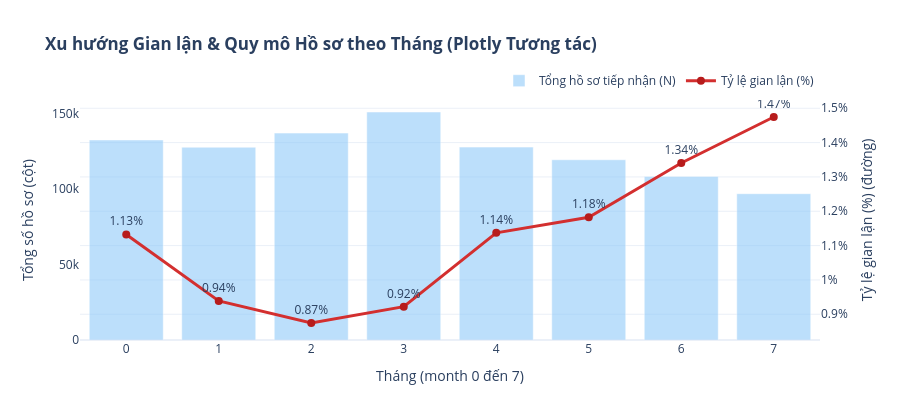

The cell this chart's notebook holds for it:
### Code cell
# Biểu đồ tương tác Plotly: Xu hướng gian lận & Số lượng hồ sơ theo từng tháng (Dual-axis)
monthly_summary = df.groupby('month')[target_col].agg(
    Tong_Ho_So='count',
    So_Ca_Gian_Lan='sum',
    Ty_Le_Gian_Lan='mean'
).reset_index()
monthly_summary['Ty_Le_Gian_Lan (%)'] = monthly_summary['Ty_Le_Gian_Lan'] * 100

fig_monthly = go.Figure()

# Cột: Tổng số hồ sơ tiếp nhận theo tháng
fig_monthly.add_trace(go.Bar(
    x=monthly_summary['month'],
    y=monthly_summary['Tong_Ho_So'],
    name='Tổng hồ sơ tiếp nhận (N)',
    marker_color='#90CAF9',
    opacity=0.6,
    yaxis='y'
))

# Đường: Tỷ lệ gian lận (%)
fig_monthly.add_trace(go.Scatter(
    x=monthly_summary['month'],
    y=monthly_summary['Ty_Le_Gian_Lan (%)'],
    name='Tỷ lệ gian lận (%)',
    mode='lines+markers+text',
    text=[f"{r:.2f}%" for r in monthly_summary['Ty_Le_Gian_Lan (%)']],
    textposition='top center',
    line=dict(color='#D32F2F', width=3),
    marker=dict(size=8, color='#B71C1C'),
    yaxis='y2'
))

fig_monthly.update_layout(
    title='<b>Xu hướng Gian lận & Quy mô Hồ sơ theo Tháng (Plotly Tương tác)</b>',
    xaxis=dict(title='Tháng (month 0 đến 7)', tickmode='linear'),
    yaxis=dict(title='Tổng số hồ sơ (cột)', showgrid=False),
    yaxis2=dict(
        title='Tỷ lệ gian lận (%) (đường)',
        overlaying='y',
        side='right',
        showgrid=True,
        ticksuffix='%'
    ),
    hovermode='x unified',
    template='plotly_white',
    height=420,
    legend=dict(orientation='h', yanchor='bottom', y=1.02, xanchor='right', x=1)
)

fig_monthly.show()

### Figure 1 — Plotly figure (JSON) as saved in the notebook; plotly's stock layout.template omitted (floating-point values rounded to 4 significant figures)
{"data": [{"marker": {"color": "#90CAF9"}, "name": "Tổng hồ sơ tiếp nhận (N)", "opacity": 0.6, "type": "bar", "x": [0, 1, 2, 3, 4, 5, 6, 7], "y": [132440, 127620, 136979, 150936, 127691, 119323, 108168, 96843], "yaxis": "y"}, {"line": {"color": "#D32F2F", "width": 3}, "marker": {"color": "#B71C1C", "size": 8}, "mode": "lines+markers+text", "name": "Tỷ lệ gian lận (%)", "text": ["1.13%", "0.94%", "0.87%", "0.92%", "1.14%", "1.18%", "1.34%", "1.47%"], "textposition": "top center", "type": "scatter", "x": [0, 1, 2, 3, 4, 5, 6, 7], "y": [1.133, 0.9387, 0.8746, 0.9222, 1.137, 1.183, 1.341, 1.475], "yaxis": "y2"}], "layout": {"height": 420, "hovermode": "x unified", "legend": {"orientation": "h", "x": 1, "xanchor": "right", "y": 1.02, "yanchor": "bottom"}, "title": {"text": "<b>Xu hướng Gian lận & Quy mô Hồ sơ theo Tháng (Plotly Tương tác)</b>"}, "xaxis": {"tickmode": "linear", "title": {"text": "Tháng (month 0 đến 7)"}}, "yaxis": {"showgrid": false, "title": {"text": "Tổng số hồ sơ (cột)"}}, "yaxis2": {"overlaying": "y", "showgrid": true, "side": "right", "ticksuffix": "%", "title": {"text": "Tỷ lệ gian lận (%) (đường)"}}}}
